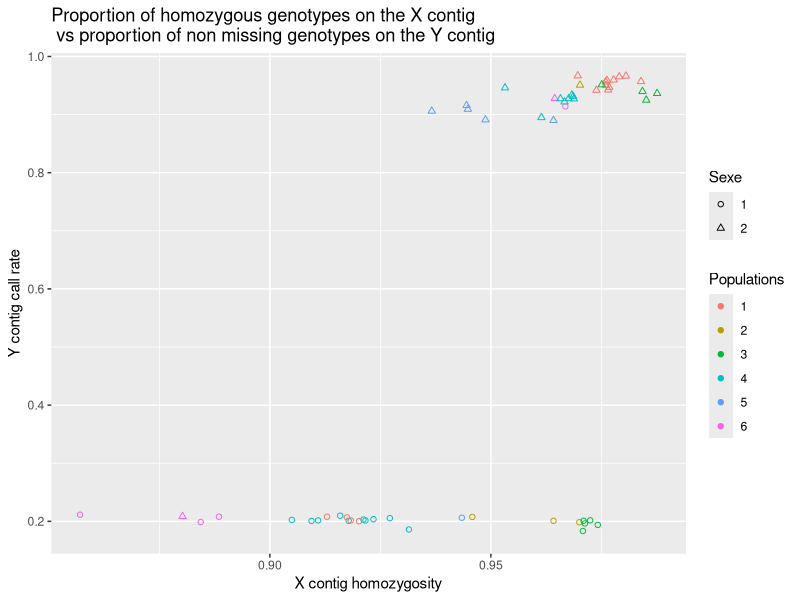

Source code (R):
library(ggfortify)

X = read.table("mean_het_ind_X.txt", header=FALSE)
Y = read.table("mean_miss_ind_Y.txt", header=FALSE)

sexe <- c("F","M","M","M","F","F","M","F","F","F","F","F","F","F","M","F","F","F","F","F","M","M","M","M","M","M","M","M","M","M","F","M","M","F","M","M","M","M","M","F","F","M","M","F","M","M","F","M","M","M","F","F","M","F","F","F","M","F")
Sexe = as.factor(sexe)
Sexe = as.integer(Sexe)

groups <- c("TAS (TAS)","NQLD (NQLD)","Wingecarribee (CNSW)","NQLD (NQLD)","NQLD (NQLD)","NQLD (NQLD)","TAS (TAS)","Wingecarribee (CNSW)","Shoalhaven","Shoalhaven","Shoalhaven","Shoalhaven","Shoalhaven","Shoalhaven","Wingecarribee (CNSW)","Wingecarribee (CNSW)","Shoalhaven","Shoalhaven","Shoalhaven","Wingecarribee (CNSW)","Barnard (NNSW)","Shoalhaven","Shoalhaven","Barnard (NNSW)","Shoalhaven","Shoalhaven","Shoalhaven","Shoalhaven","Shoalhaven","Shoalhaven","Wingecarribee (CNSW)","TAS (TAS)","NQLD (NQLD)","Shoalhaven","Barnard (NNSW)","Barnard (NNSW)","Barnard (NNSW)","Barnard (NNSW)","Barnard (NNSW)","Barnard (NNSW)","Barnard (NNSW)","Barnard (NNSW)","Barnard (NNSW)","Barnard (NNSW)","Barnard (NNSW)","Barnard (NNSW)","Barnard (NNSW)","TAS (TAS)","TAS (TAS)","TAS (TAS)","NA","NQLD (NQLD)","NQLD (NQLD)","NQLD (NQLD)","NA","NA","NA","NQLD (NQLD)")
groups = as.factor(groups)
colour = as.integer(groups)
Populations = factor(colour)

table <- data.frame(X,Y)

pdf(file = "Sex chromosome analysis.pdf")
ggplot(data = table, aes(table[,2],table[,4])) + geom_point(data = table, mapping = aes(table[,2],table[,4], col=Populations, shape=Sexe)) + scale_continuous_identity(aesthetics = 'shape', guide = 'legend', breaks=c(1,2)) + labs(x = "X contig homozygosity") + labs(y = "Y contig call rate") + ggtitle("Proportion of homozygous genotypes on the X contig \n vs proportion of non missing genotypes on the Y contig") 
dev.off()
